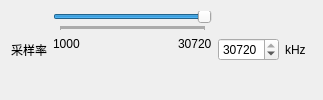
               <widget class="QWidget" name="widget_5" native="true">
                <layout class="QHBoxLayout" name="horizontalLayout_8" stretch="1,6,1,1">
                 <item>
                  <widget class="QLabel" name="label_7">
                   <property name="text">
                    <string>采样率</string>
                   </property>
                  </widget>
                 </item>
                 <item>
                  <layout class="QVBoxLayout" name="verticalLayout_5" stretch="0,0">
                   <item>
                    <widget class="QSlider" name="samp_rate_slider">
                     <property name="minimum">
                      <number>1000</number>
                     </property>
                     <property name="maximum">
                      <number>30720</number>
                     </property>
                     <property name="singleStep">
                      <number>1</number>
                     </property>
                     <property name="pageStep">
                      <number>10</number>
                     </property>
                     <property name="value">
                      <number>30720</number>
                     </property>
                     <property name="orientation">
                      <enum>Qt::Horizontal</enum>
                     </property>
                     <property name="tickPosition">
                      <enum>QSlider::TicksBelow</enum>
                     </property>
                     <property name="tickInterval">
                      <number>10</number>
                     </property>
                    </widget>
                   </item>
                   <item>
                    <layout class="QHBoxLayout" name="horizontalLayout_7" stretch="1,10,1">
                     <item>
                      <widget class="QLabel" name="label_8">
                       <property name="text">
                        <string>1000</string>
                       </property>
                       <property name="alignment">
                        <set>Qt::AlignLeading|Qt::AlignLeft|Qt::AlignTop</set>
                       </property>
                      </widget>
                     </item>
                     <item>
                      <spacer name="horizontalSpacer_3">
                       <property name="orientation">
                        <enum>Qt::Horizontal</enum>
                       </property>
                       <property name="sizeHint" stdset="0">
                        <size>
                         <width>98</width>
                         <height>20</height>
                        </size>
                       </property>
                      </spacer>
                     </item>
                     <item>
                      <widget class="QLabel" name="label_9">
                       <property name="text">
                        <string>30720</string>
                       </property>
                       <property name="alignment">
                        <set>Qt::AlignLeading|Qt::AlignLeft|Qt::AlignTop</set>
                       </property>
                      </widget>
                     </item>
                    </layout>
                   </item>
                  </layout>
                 </item>
                 <item>
                  <widget class="QSpinBox" name="samp_rate_spin_box">
                   <property name="contextMenuPolicy">
                    <enum>Qt::DefaultContextMenu</enum>
                   </property>
                   <property name="minimum">
                    <number>1000</number>
                   </property>
                   <property name="maximum">
                    <number>30720</number>
                   </property>
                   <property name="singleStep">
                    <number>1</number>
                   </property>
                   <property name="value">
                    <number>30720</number>
                   </property>
                  </widget>
                 </item>
                 <item>
                  <widget class="QLabel" name="label">
                   <property name="text">
                    <string>kHz</string>
                   </property>
                  </widget>
                 </item>
                </layout>
               </widget>
